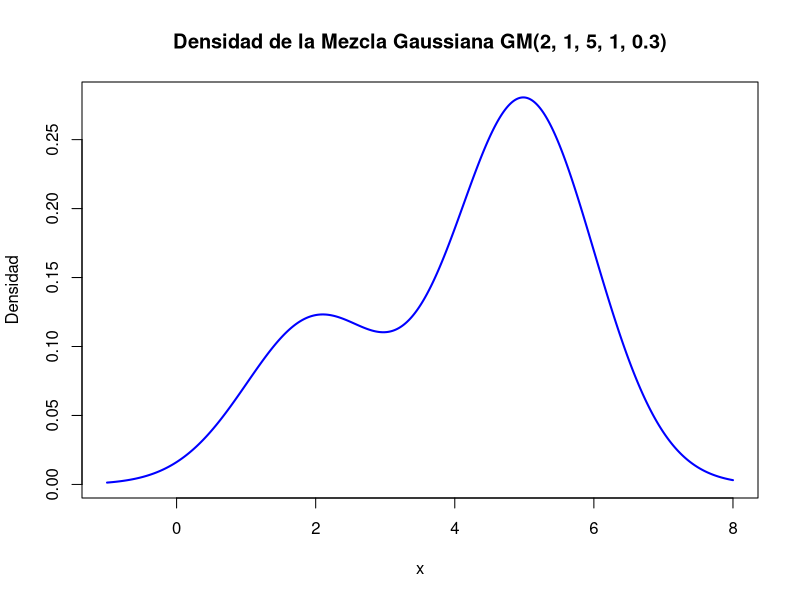

Source code (R):
## ---- chunk 1
knitr::opts_chunk$set(echo = TRUE)
## ---- chunk 2
rm(list=ls())
data<-quakes
## ---- chunk 3
# Establecemos el rango de x
x <- seq(-1, 8, length.out = 500)

# Componentes de la mezcla
densidad1 <- dnorm(x, mean = 2, sd = 1)
densidad2 <- dnorm(x, mean = 5, sd = 1)

# Mezcla ponderada de las densidades
w1 <- 0.3  # Peso de la primera gaussiana
densidad_mezcla <- w1 * densidad1 + (1 - w1) * densidad2

# Graficamos la densidad conjunta
plot(x, densidad_mezcla, type = "l", col = "blue", lwd = 2,
     main = "Densidad de la Mezcla Gaussiana GM(2, 1, 5, 1, 0.3)",
     xlab = "x", ylab = "Densidad")

## ---- chunk 4

## ---- chunk 5

## ---- chunk 6
# En el simple empleamos las funciones estándar existentes de AIC y BIC

# Emplearemos esta librería para calcular el AIC y el BIC del modelo de mezcla gaussiana.
library(mclust)
## ---- chunk 7

## ---- chunk 8

## ---- chunk 9
